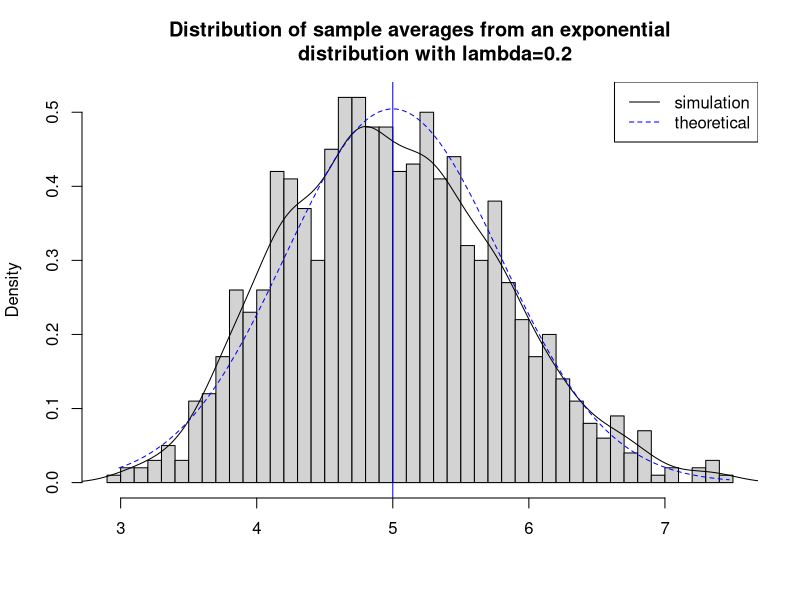
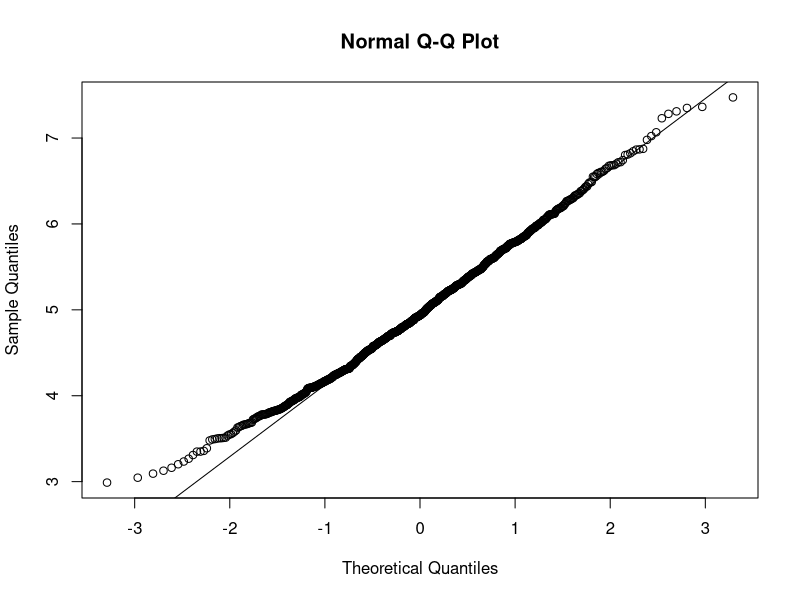
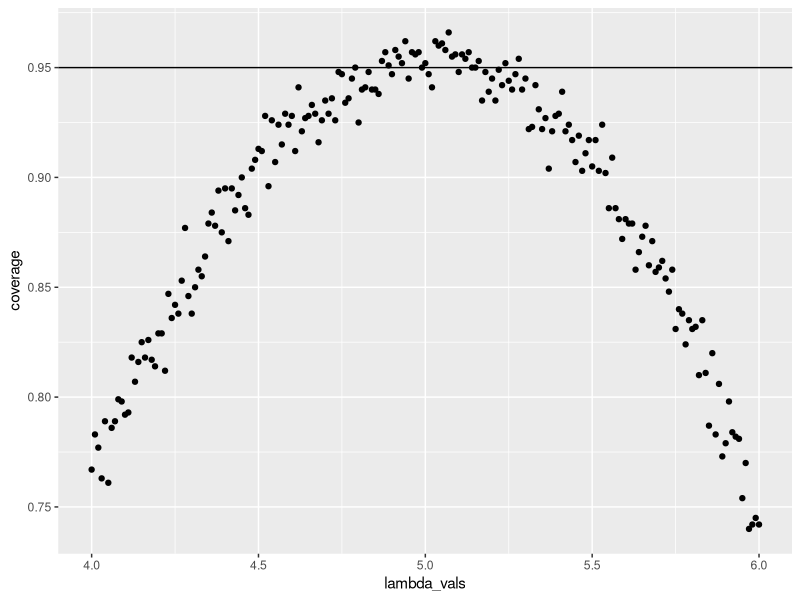

Write R code to recreate these figures, in order.
## ---- chunk 1
set.seed(3)
lambda <- 0.2
num_sim <- 1000
sample_size <- 40
sim <- matrix(rexp(num_sim*sample_size, rate=lambda), num_sim, sample_size)
rmeans <- rowMeans(sim)
## ---- chunk 2
# plot the histogram of averages
hist(rmeans, breaks=50, prob=TRUE,
     main="Distribution of sample averages from an exponential
     distribution with lambda=0.2",
     xlab="") 
# density of the averages of samples
lines(density(rmeans))
# theoretical center of distribution
abline(v=1/lambda, col="blue")
# theoretical density of the averages of samples
xfit <- seq(min(rmeans), max(rmeans), length=100)
yfit <- dnorm(xfit, mean=1/lambda, sd=(1/lambda/sqrt(sample_size)))
lines(xfit, yfit, pch=22, col="blue", lty=2)
# add legend
legend('topright', c("simulation", "theoretical"), lty=c(1,2), col=c("black", "blue"))
## ---- chunk 3
qqnorm(rmeans); qqline(rmeans)
## ---- chunk 4
lambda_vals <- seq(4, 6, by=0.01)
coverage <- sapply(lambda_vals, function(lamb) {
    mu_hats <- rowMeans(matrix(rexp(sample_size*num_sim, rate=0.2),
                               num_sim, sample_size))
    ll <- mu_hats - qnorm(0.975) * sqrt(1/lambda**2/sample_size)
    ul <- mu_hats + qnorm(0.975) * sqrt(1/lambda**2/sample_size)
    mean(ll < lamb & ul > lamb)
})

library(ggplot2)
qplot(lambda_vals, coverage) + geom_hline(yintercept=0.95)
